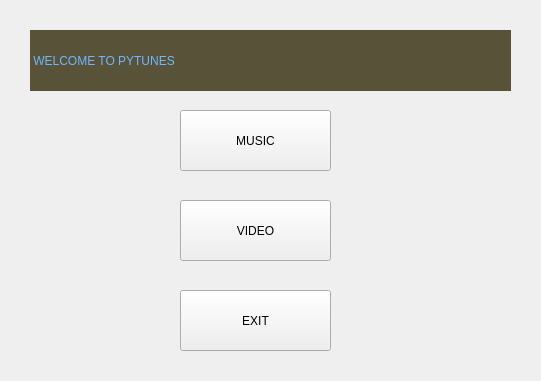
<?xml version="1.0" encoding="UTF-8"?>
<ui version="4.0">
 <class>MainMenu</class>
 <widget class="QMainWindow" name="MainMenu">
  <property name="geometry">
   <rect>
    <x>0</x>
    <y>0</y>
    <width>541</width>
    <height>381</height>
   </rect>
  </property>
  <property name="windowTitle">
   <string>MENU</string>
  </property>
  <property name="toolButtonStyle">
   <enum>Qt::ToolButtonTextOnly</enum>
  </property>
  <widget class="QWidget" name="centralwidget">
   <widget class="QLabel" name="menubackground">
    <property name="geometry">
     <rect>
      <x>0</x>
      <y>0</y>
      <width>541</width>
      <height>381</height>
     </rect>
    </property>
    <property name="text">
     <string/>
    </property>
    <property name="pixmap">
     <pixmap>ppp.jpg</pixmap>
    </property>
   </widget>
   <widget class="QLabel" name="label">
    <property name="geometry">
     <rect>
      <x>30</x>
      <y>30</y>
      <width>481</width>
      <height>61</height>
     </rect>
    </property>
    <property name="styleSheet">
     <string notr="true">font: 75 40pt &quot;Times&quot;;
background-color: rgba(64, 57, 27, 220);
color: rgb(112, 182, 255);</string>
    </property>
    <property name="text">
     <string> WELCOME TO PYTUNES</string>
    </property>
   </widget>
   <widget class="QPushButton" name="AudioLink">
    <property name="geometry">
     <rect>
      <x>180</x>
      <y>110</y>
      <width>151</width>
      <height>61</height>
     </rect>
    </property>
    <property name="text">
     <string>MUSIC</string>
    </property>
   </widget>
   <widget class="QPushButton" name="exitButton">
    <property name="geometry">
     <rect>
      <x>180</x>
      <y>290</y>
      <width>151</width>
      <height>61</height>
     </rect>
    </property>
    <property name="text">
     <string>EXIT</string>
    </property>
   </widget>
   <widget class="QPushButton" name="VideoLink">
    <property name="geometry">
     <rect>
      <x>180</x>
      <y>200</y>
      <width>151</width>
      <height>61</height>
     </rect>
    </property>
    <property name="text">
     <string>VIDEO</string>
    </property>
   </widget>
  </widget>
 </widget>
 <resources/>
 <connections/>
</ui>
